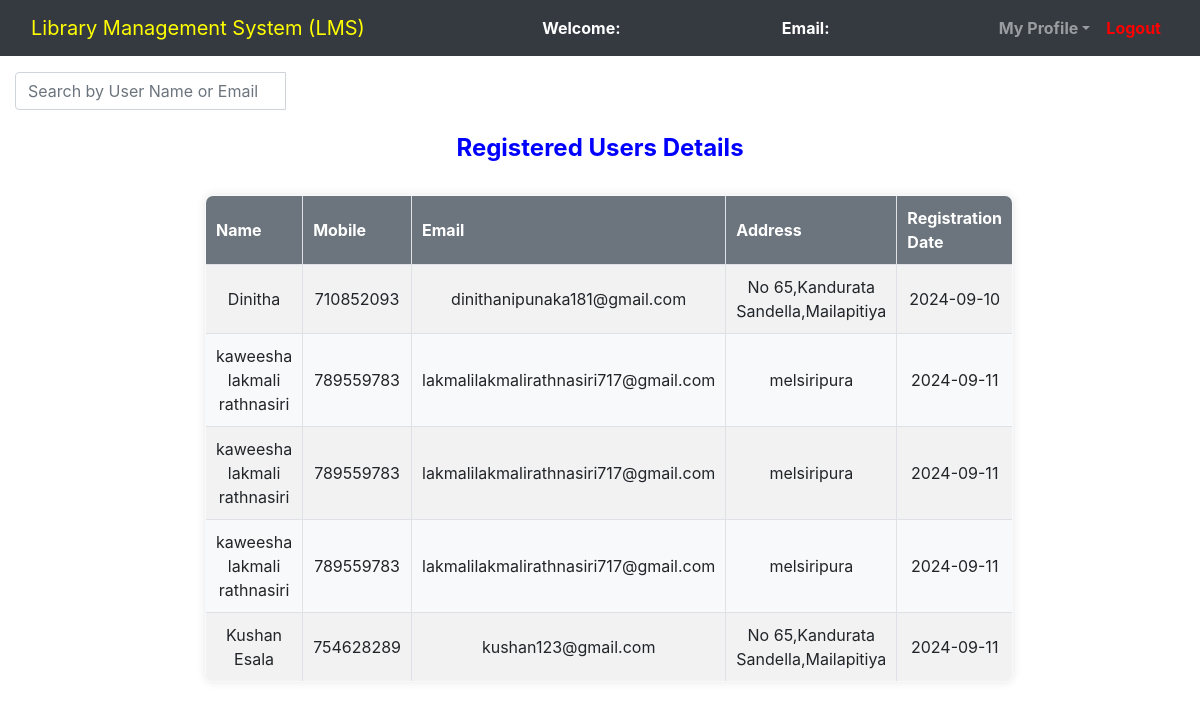
Page /admin/Regusers.php on the committed database.
### tables this page shows
CREATE TABLE `users` (
  `id` int(11) NOT NULL,
  `name` varchar(50) NOT NULL,
  `email` varchar(100) NOT NULL,
  `password` varchar(255) NOT NULL,
  `mobile` int(10) DEFAULT NULL,
  `address` varchar(250) DEFAULT NULL,
  `photo` varchar(200) DEFAULT NULL,
  `reg_date` date NOT NULL,
  `role` varchar(20) DEFAULT NULL
);

### admin/Regusers.php (the view, shortened to what this page needs)
<?php
	$connection = mysqli_connect("localhost", "root", "");
?>
<!DOCTYPE html>
<html>
<head>
	<link rel="stylesheet" type="text/css" href="../bootstrap-4.4.1/css/bootstrap.min.css">
</head>
<body>
	<nav class="navbar navbar-expand-lg navbar-dark bg-dark">
		<div class="container-fluid">
			<div class="navbar-header">
				<a class="navbar-brand" href="admin_dashboard.php" style="color:yellow;">Library Management System (LMS)</a>
			</div>
			<font style="color: white"><span><strong>Welcome: <?php echo $_SESSION['name']; ?></strong></span></font>
			<font style="color: white"><span><strong>Email: <?php echo $_SESSION['email']; ?></strong></font>
		    <ul class="nav navbar-nav navbar-right">
		      <li class="nav-item dropdown">
	        	<a class="nav-link dropdown-toggle" data-toggle="dropdown"><b>My Profile</b></a>
		      </li>
		      <li class="nav-item">
		        <a class="nav-link" href="../logout.php" style="color:red;"><b>Logout</b></a>
		      </li>
		    </ul>
		</div>
	</nav>
    <div class="container-fluid">
        <div class="row">
            <div class="col-md-3">
                <form method="GET" action="">
                    <div class="input-group mt-3">
                        <input type="text" class="form-control" name="search" placeholder="Search by User Name or Email">
                    </div>
                </form>
            </div>
            <div class="col-md-9">
            </div>
        </div>
    </div>
	<?php
	$query = "SELECT id, name, email, password, mobile, address, reg_date FROM users WHERE role = 'user'";
	$query_run = mysqli_query($connection, $query);
	?>
	<br>
	<center><h4 style="color:blue;"><b>Registered Users Details</b></h4><br></center>
	<div class="row">
		<div class="col-md-2"></div>
		<div class="col-md-8">
			<form>
				<table class="table-bordered" width="900px" style="text-align: center">
					<tr>
						<th>Name</th>
						<th>Mobile</th>
						<th>Email</th>
						<th>Address</th>
						<th>Registration Date</th>
					</tr>
				<?php
					while ($row = mysqli_fetch_assoc($query_run)) {
						$name = $row['name'];
						$email = $row['email'];
						$mobile = $row['mobile'];
						$address = $row['address'];
						$reg_date = $row['reg_date'];
				?>
					<tr>
						<td><?php echo $name; ?></td>
						<td><?php echo $mobile; ?></td>
						<td><?php echo $email; ?></td>
						<td><?php echo $address; ?></td>
						<td><?php echo $reg_date; ?></td>
					</tr>
				<?php
					}
				?>
				</table>
			</form>
		</div>
		<div class="col-md-2"></div>
	</div>
</body>
</html>

### admin/Regusers.php (style rules this page uses)
table { width: 100%; border-collapse: collapse; background-color: #f8f9fa; box-shadow: 0 0 10px rgba(0, 0, 0, 0.1); border-radius: 8px; overflow: hidden; }
th { background-color: #6c757d; color: white; font-weight: bold; padding: 10px; text-align: left; border-bottom: 2px solid #dee2e6; }
td { padding: 10px; border-bottom: 1px solid #dee2e6; }
tr:nth-child(even) { background-color: #f2f2f2; }

### rows in the picture
users: name "Dinitha", mobile "710852093", email "dinithanipunaka181@gmail.com", address "No 65,Kandurata Sandella,Mailapitiya", reg_date "2024-09-10"
users: name "kaweesha lakmali rathnasiri", mobile "789559783", email "lakmalilakmalirathnasiri717@gmail.com", address "melsiripura", reg_date "2024-09-11"
users: name "kaweesha lakmali rathnasiri", mobile "789559783", email "lakmalilakmalirathnasiri717@gmail.com", address "melsiripura", reg_date "2024-09-11"
users: name "kaweesha lakmali rathnasiri", mobile "789559783", email "lakmalilakmalirathnasiri717@gmail.com", address "melsiripura", reg_date "2024-09-11"
users: name "Kushan Esala", mobile "754628289", email "kushan123@gmail.com", address "No 65,Kandurata Sandella,Mailapitiya", reg_date "2024-09-11"
